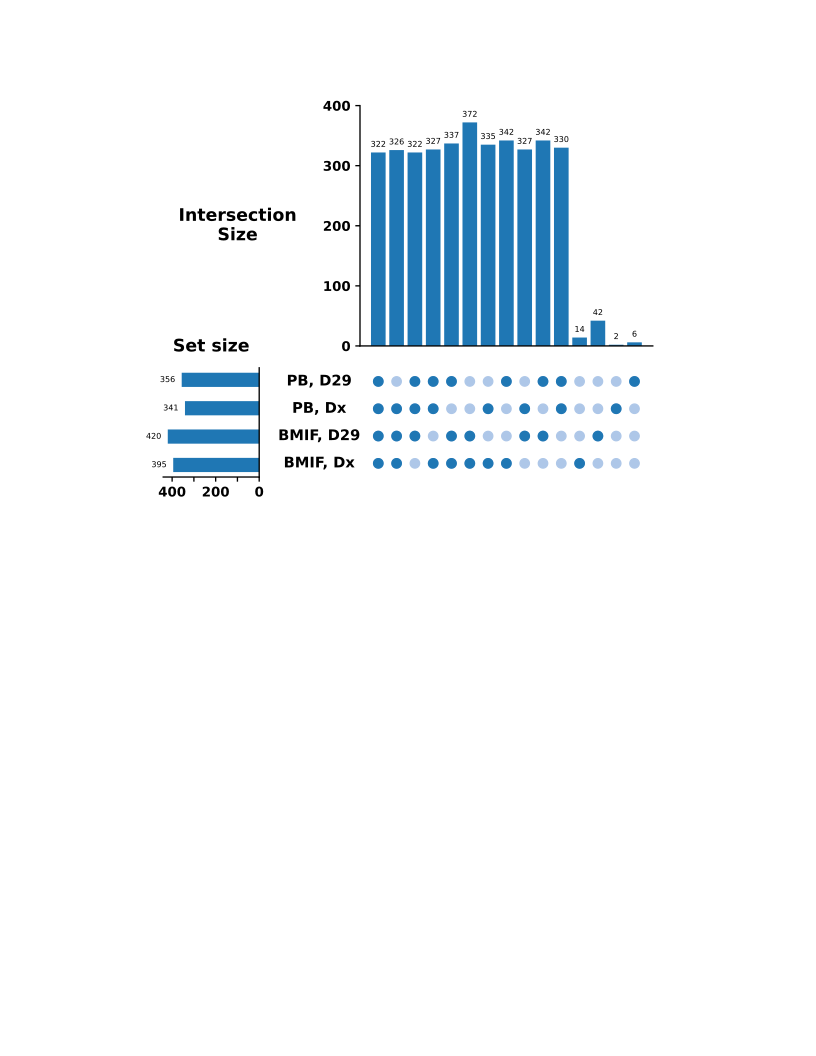

Write the Python code that produced this figure.
import numpy as np
import matplotlib.pyplot as plt
from matplotlib.gridspec import GridSpec

# load data & prep
data = np.genfromtxt('bmif-Example.csv', delimiter = ',')

# get working data and subset
wd = data[1:,2:]
subset = ['bm_dx','bm_29','pb_dx','pb_dx']
subset[0] = wd[:,0:16:2]
subset[1] = wd[:,1:17:2]
subset[2] = wd[:,16::2]
subset[3] = wd[:,17::2]

# grab first column (gene names)
# remove secondary names for them and make into a list for later
h = np.genfromtxt('bmif-Example.csv',
                     delimiter = ',', dtype=str)[1:,0:1]
h2 = h.tolist()
flat_list = [item for sublist in h2 for item in sublist]
prot_names = []
for i in flat_list:
    temp = i.split(';')[0]
    prot_names.append(temp)

# making a place for the next output to go
# to make naming lists easier, a, b, c, d, = bm_dx, bm_29, pb_dx, pb_dx
out_arrays = ['a','b','b','d']

# count number of non-nans row-wise (across all samples
# if >6, change to a unique number (11) for counting later
# (the max value possible is 8)
for i in range(4):
    out_arrays[i] = np.count_nonzero(~np.isnan(subset[i]), axis=1)
    out_arrays[i][out_arrays[i] >= 6] = 11
    out_arrays[i] = out_arrays[i].tolist()

# if the element in the first list is 11, then
#  take the protein name from the second list and add
#  it to a new list
# this list is the unique proteins in each set of data
# here, a 'set' is one of the combinations of BMIF/PB/Dx/D29
unique_proteins = ['u1','u2','u3','u4']
for i in range(4):
    unique_proteins[i] = []
    for j in range(528):
        if out_arrays[i][j] == 11:
            unique_proteins[i].append(prot_names[j])

# convert to python sets
unique_sets = ['s1','s2','s3','s4']
for i in range(4):
    unique_sets[i] = set(unique_proteins[i])

# identify intersections between all combinations of 2, 3, 4 sets
# to make naming lists easier, a, b, c, d, = bm_dx, bm_29, pb_dx, pb_dx
# intersections between all 4 sets
abcd = unique_sets[0].intersection(unique_sets[1],unique_sets[2],unique_sets[3])

# intersections between 3 sets
abc = unique_sets[0].intersection(unique_sets[1],unique_sets[2])
bcd = unique_sets[1].intersection(unique_sets[2],unique_sets[3])
acd = unique_sets[0].intersection(unique_sets[2],unique_sets[3])
abd = unique_sets[0].intersection(unique_sets[1],unique_sets[3])

# intersections between 2 sets
ab = unique_sets[0].intersection(unique_sets[1])
ac = unique_sets[0].intersection(unique_sets[2])
ad = unique_sets[0].intersection(unique_sets[3])
bc = unique_sets[1].intersection(unique_sets[2])
bd = unique_sets[1].intersection(unique_sets[3])
cd = unique_sets[2].intersection(unique_sets[3])

# check if there are any unique proteins in a single set
# merge groups of sets to produce their union
u_abc = unique_sets[0].union(unique_sets[1],unique_sets[2])
u_bcd = unique_sets[1].union(unique_sets[2],unique_sets[3])
u_acd = unique_sets[0].union(unique_sets[2],unique_sets[3])
u_abd = unique_sets[0].union(unique_sets[1],unique_sets[3])

# now do the actual checking for unique proteins
a = []
for i in unique_sets[0]:
    if i not in u_bcd:
        a.append(i)
b = []
for i in unique_sets[1]:
    if i not in u_acd:
        b.append(i)
c = []
for i in unique_sets[2]:
    if i not in u_abd:
        c.append(i)
d = []
for i in unique_sets[3]:
    if i not in u_abc:
        d.append(i)

# get the plotting data - the size of each intersecting set
p_data = [len(abcd),
          len(abc), len(bcd), len(acd), len(abd),
          len(ab), len(ac), len(ad), len(bc), len(bd), len(cd),
          len(a), len(b), len(c), len(d)]

# more plotting data - the size of the base set
set_sizes = [len(unique_sets[0]), len(unique_sets[1]),
             len(unique_sets[2]), len(unique_sets[3])]

# plotting colors
colors_1=(
        (0.1215686275, 0.4666666667, 0.7058823529, 1.0),
        (1.0000000000, 0.4980392157, 0.0549019608, 1.0),
        (0.1725490196, 0.6274509804, 0.1725490196, 1.0),
        (0.8392156863, 0.1529411765, 0.1568627451, 1.0),
        (0.5803921569, 0.4039215686, 0.7411764706, 1.0),
        (0.5490196078, 0.3372549020, 0.2941176471, 1.0),
        (0.8901960784, 0.4666666667, 0.7607843137, 1.0),
        (0.4980392157, 0.4980392157, 0.4980392157, 1.0))

colors_2=(
        (0.6823529411764706, 0.7803921568627451, 0.90980392156862740, 1.0),
        (1.0000000000000000, 0.7333333333333333, 0.47058823529411764, 1.0),
        (0.5960784313725490, 0.8745098039215686, 0.54117647058823530, 1.0),
        (1.0000000000000000, 0.5960784313725490, 0.58823529411764710, 1.0),
        (0.7725490196078432, 0.6901960784313725, 0.83529411764705890, 1.0),
        (0.7686274509803922, 0.6117647058823530, 0.58039215686274510, 1.0),
        (0.9686274509803922, 0.7137254901960784, 0.82352941176470580, 1.0),
        (0.7803921568627451, 0.7803921568627451, 0.78039215686274510, 1.0))

# figure parameters
fig, ax = plt.subplots(figsize=(8.5,11))
gs = GridSpec(5, 5, figure=fig)
l, r, t, b  = 0.2, 0.8, 0.9, 0.3
plt.subplots_adjust(left=l, right=r, top=t, bottom=b, wspace=0.025)

# set up first axis; format the axis
# plot the vertical bar chart
ax1 = plt.subplot2grid((5,5), (0,2), colspan=4, rowspan=2)
for spine in ['top','right']:
    ax1.spines[spine].set_visible(False)
for spine in ['bottom','left']:
    ax1.spines[spine].set_linewidth(1)
sizes = plt.bar(range(15), p_data, color =colors_1[0], width=0.8)

# add labels above bars with the size of the intersections
for p in sizes:
   height = p.get_height()
   ax1.annotate('{}'.format(height),
      xy=(p.get_x() + p.get_width() / 2, height),
      xytext=(0, 3),
      textcoords="offset points",
      ha='center', va='bottom', fontsize=6)

# plot formatting
plt.tick_params(axis='y', width=1)
plt.ylim(0, 400)
plt.yticks(np.arange(0, 401, 100),fontsize=10, fontweight='demibold')
plt.xlim(-1, 15)
plt.xticks([],[])

# Y-axis label
x = ax1.get_position().bounds[0] - 0.15
y = ax1.get_position().bounds[1] + (ax1.get_position().bounds[3]/2)
plt.figtext(x, y, 'Intersection\nSize', fontsize=13, fontweight='demibold', ha='center', va='center')

# set up the second plot + some formatting
# this isn't a plot, but the colored dots under the primary figure
# used a scatter plot and manually made dark/light dots to
# represent which groups are being represented
ax2 = plt.subplot2grid((5,5), (2,2), colspan=4, rowspan=1)
for spine in ['top','right','bottom','left']:
    ax2.spines[spine].set_visible(False)
for i in range(4):
    plt.scatter(np.arange(0, 15, 1), np.full((15,), i, dtype=int), color=colors_2[0], s=50)
plt.xlim(-1, 15)
plt.ylim(-0.5, 3.5)
plt.xticks([],[])
plt.yticks([],[])

# add in dots for what was actually analysed
plt.scatter(np.full((4,), 0), [0,1,2,3], color=colors_1[0], s=50)

plt.scatter(np.full((3,), 1), [0,1,2], color=colors_1[0], s=50)
plt.scatter(np.full((3,), 2), [1,2,3], color=colors_1[0], s=50)
plt.scatter(np.full((3,), 3), [0,2,3], color=colors_1[0], s=50)
plt.scatter(np.full((3,), 4), [0,1,3], color=colors_1[0], s=50)

plt.scatter(np.full((2,), 5),  [0,1], color=colors_1[0], s=50)
plt.scatter(np.full((2,), 6),  [0,2], color=colors_1[0], s=50)
plt.scatter(np.full((2,), 7),  [0,3], color=colors_1[0], s=50)
plt.scatter(np.full((2,), 8),  [1,2], color=colors_1[0], s=50)
plt.scatter(np.full((2,), 9),  [1,3], color=colors_1[0], s=50)
plt.scatter(np.full((2,), 10), [2,3], color=colors_1[0], s=50)

plt.scatter(11, 0, color=colors_1[0], s=50)
plt.scatter(12, 1, color=colors_1[0], s=50)
plt.scatter(13, 2, color=colors_1[0], s=50)
plt.scatter(14, 3, color=colors_1[0], s=50)

# Y-axis labels
y_labs = ['BMIF, Dx','BMIF, D29','PB, Dx','PB, D29']
x = ax2.get_position().bounds[0] - 0.05
y = ax2.get_position().bounds[1] + (0.5/4*ax2.get_position().bounds[3])
for i in range(4):
    y1 = y + (i*1/4*ax2.get_position().bounds[3])
    plt.figtext(x, y1, y_labs[i], fontsize=11, fontweight='demibold', ha='center', va='center')

# set up the 3rd plot - the left hort. bar chart
ax3 = plt.subplot2grid((5,5), (2,0), colspan=1, rowspan=1)
for spine in ['top','left']:
    ax3.spines[spine].set_visible(False)
for spine in ['bottom','right']:
    ax3.spines[spine].set_linewidth(1)

# annotate with the size of each set
sizes_2 = plt.barh(range(4), set_sizes, 0.5)
for i, v in enumerate(set_sizes):
    ax3.text(v + 100, i, str(v), fontsize=6, ha='left', va='center')

# format the plot
plt.yticks([],[])
plt.xticks(range(0,451, 100), ['0','','200','','400'],
           fontsize=10, fontweight='demibold')
plt.tick_params(axis='x', width=1)
ax3.invert_xaxis()

# x-axis label
x = ax3.get_position().bounds[0] + (ax3.get_position().bounds[2]/2)
y = ax3.get_position().bounds[1] + ax3.get_position().bounds[3] + 0.02
plt.figtext(x, y, 'Set size', fontsize=13, fontweight='demibold', ha='center', va='center')

#plt.show()
plt.savefig('upset.svg')
